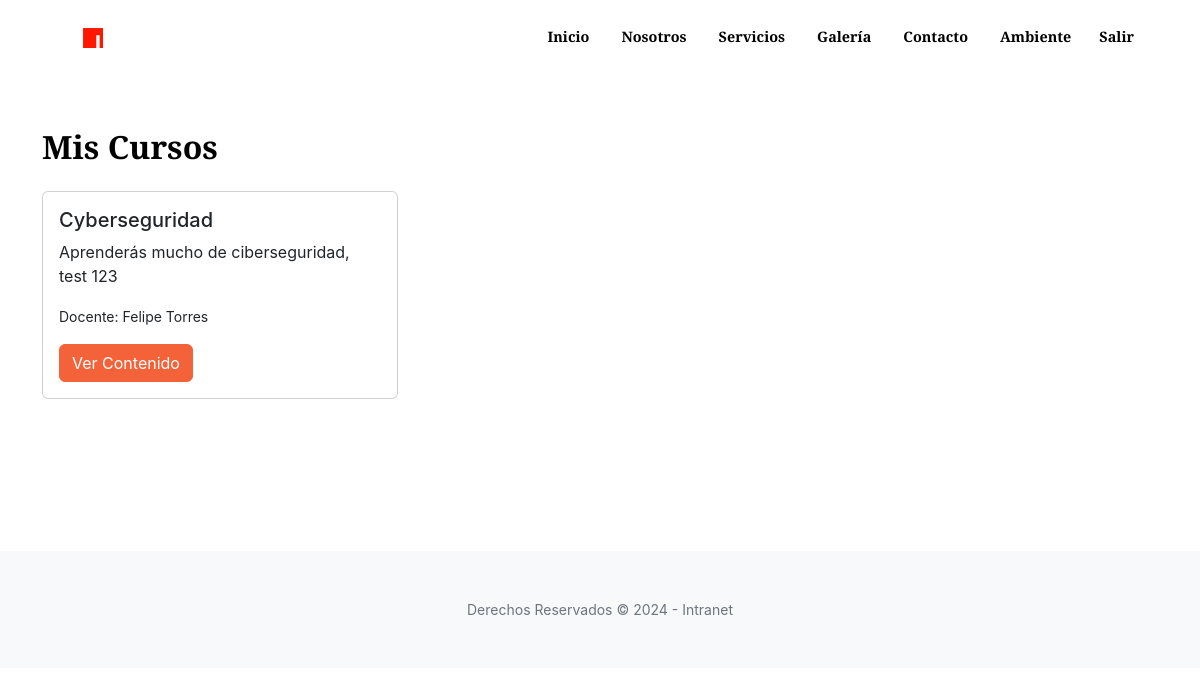
The app's page /mis-cursos/ (signed in), older data.
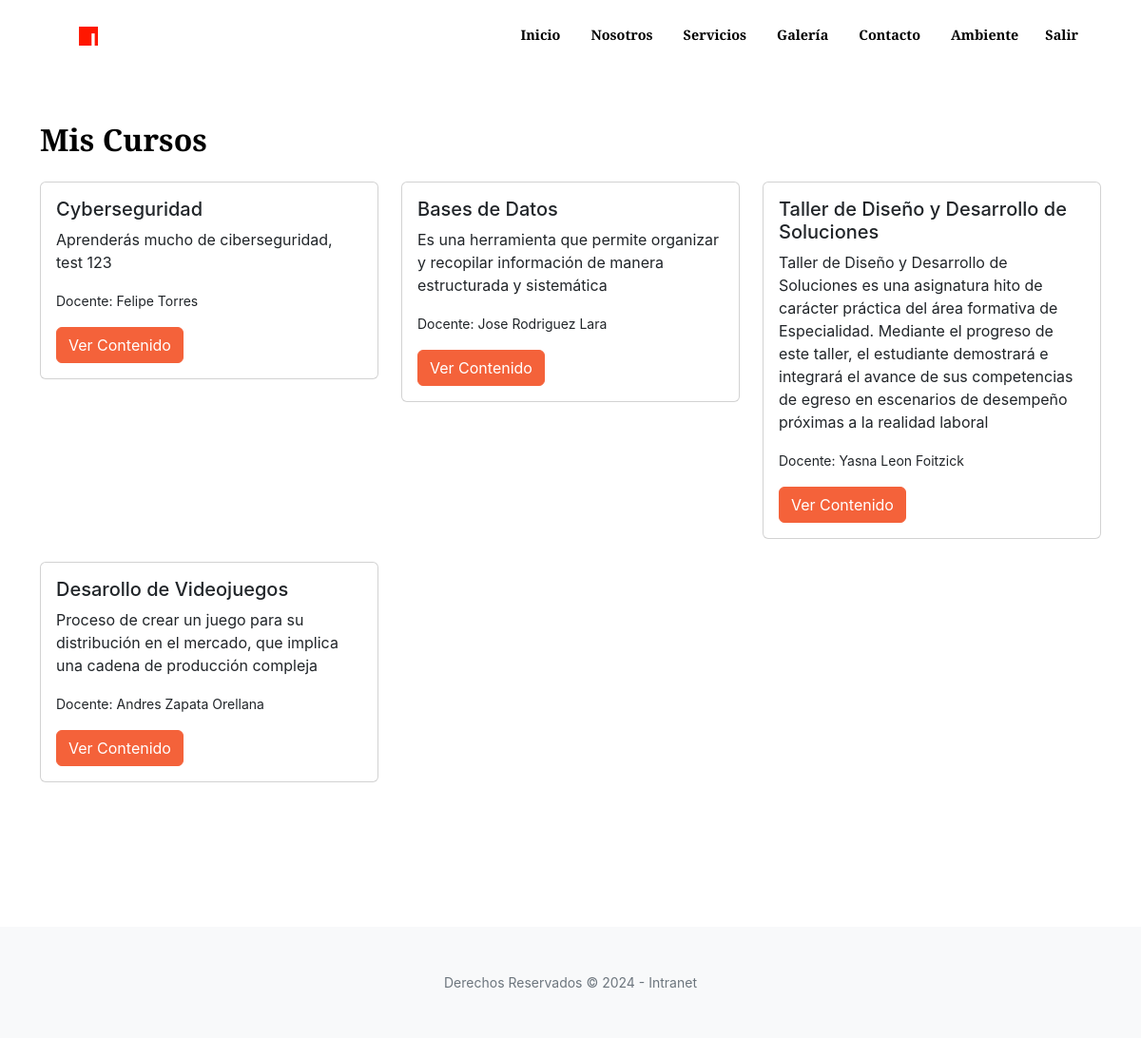
The same page, newer data.
### core/models.py (models this page shows, shortened)
class Curso(models.Model):
    nombre = models.CharField(max_length=100)
    descripcion = models.TextField()
    docente = models.ForeignKey(CustomUser, on_delete=models.SET_NULL, null=True, limit_choices_to={'user_type': 'docente'})
    estudiantes = models.ManyToManyField(CustomUser, related_name='cursos_inscritos', limit_choices_to={'user_type': 'estudiante'}, blank=True)

class CustomUser(AbstractUser):
    USER_TYPE_CHOICES = (
        ('estudiante', 'Estudiante'),
        ('docente', 'Docente'),
        ('admin', 'Administrador'),
    )
    user_type = models.CharField(max_length=20, choices=USER_TYPE_CHOICES, default='estudiante')
    class Meta:
        verbose_name = "Usuario"
        verbose_name_plural = "Usuarios"

### core/views.py (the view)
# urls.py: path('mis-cursos/', views.mis_cursos, name='mis_cursos'),
@login_required
@user_passes_test(lambda u: u.user_type == 'estudiante')
def mis_cursos(request):
    cursos = request.user.cursos_inscritos.all()
    return render(request, 'cursos/mis_cursos.html', {'cursos': cursos})

### core/templates/cursos/mis_cursos.html (shortened to what this page needs)
{% extends 'core/base.html' %}
{% block content %}
<section class="page-section clearfix">
    <div class="container">
        <div class="intro">
            <h2 class="section-heading mb-4" style="color: #000000;">
                <span class="section-heading-upper"><strong>Mis Cursos</strong></span>
            </h2>
            <div class="row">
                {% for curso in cursos %}
                <div class="col-md-4 mb-4">
                    <div class="card">
                        <div class="card-body">
                            <h5 class="card-title">{{ curso.nombre }}</h5>
                            <p class="card-text">{{ curso.descripcion }}</p>
                            <p class="card-text"><small>Docente: {{ curso.docente.get_full_name }}</small></p>
                            <a href="{% url 'detalle_curso' curso.id %}" class="btn btn-primary">Ver Contenido</a>
                        </div>
                    </div>
                </div>
                {% endfor %}
            </div>
        </div>
    </div>
</section>
{% endblock %}

Row changes from the older to the newer data that the page shows:
added Curso: nombre "Bases de Datos", descripcion "Es una herramienta que permite organizar y recopilar información de manera estructurada y sistemática", docente.get_full_name "Jose Rodriguez Lara"
added Curso: nombre "Taller de Diseño y Desarrollo de Soluciones", descripcion "Taller de Diseño y Desarrollo de Soluciones es una asignatura hito de carácter práctica del área formativa de Especialidad. Mediante el progreso de este taller, el estudiante demostrará e integrará el avance de sus competencias de egreso en escenarios de desempeño próximas a la realidad laboral", docente.get_full_name "Yasna Leon Foitzick"
added Curso: nombre "Desarollo de Videojuegos", descripcion "Proceso de crear un juego para su distribución en el mercado, que implica una cadena de producción compleja", docente.get_full_name "Andres Zapata Orellana"
